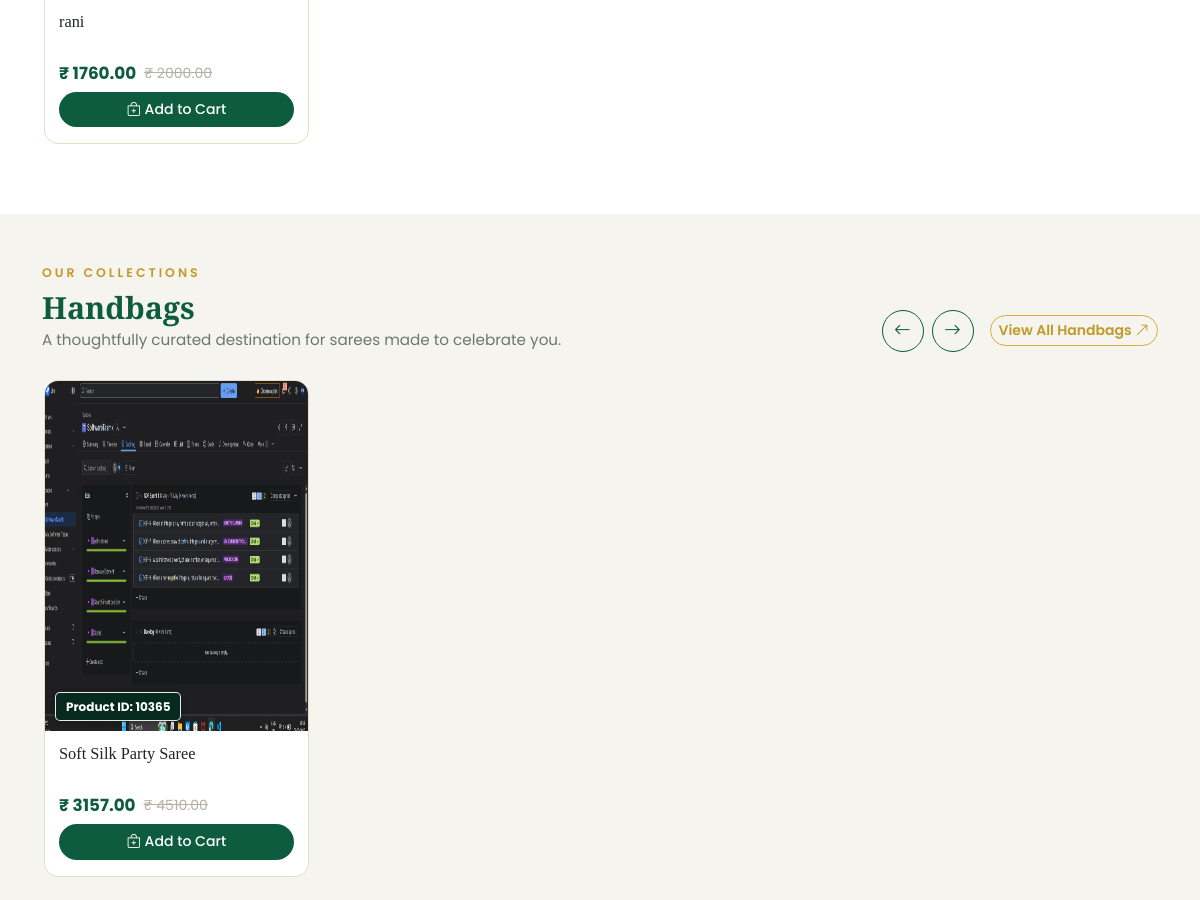
/home/ (middle part), run on an earlier commit of the app's database.
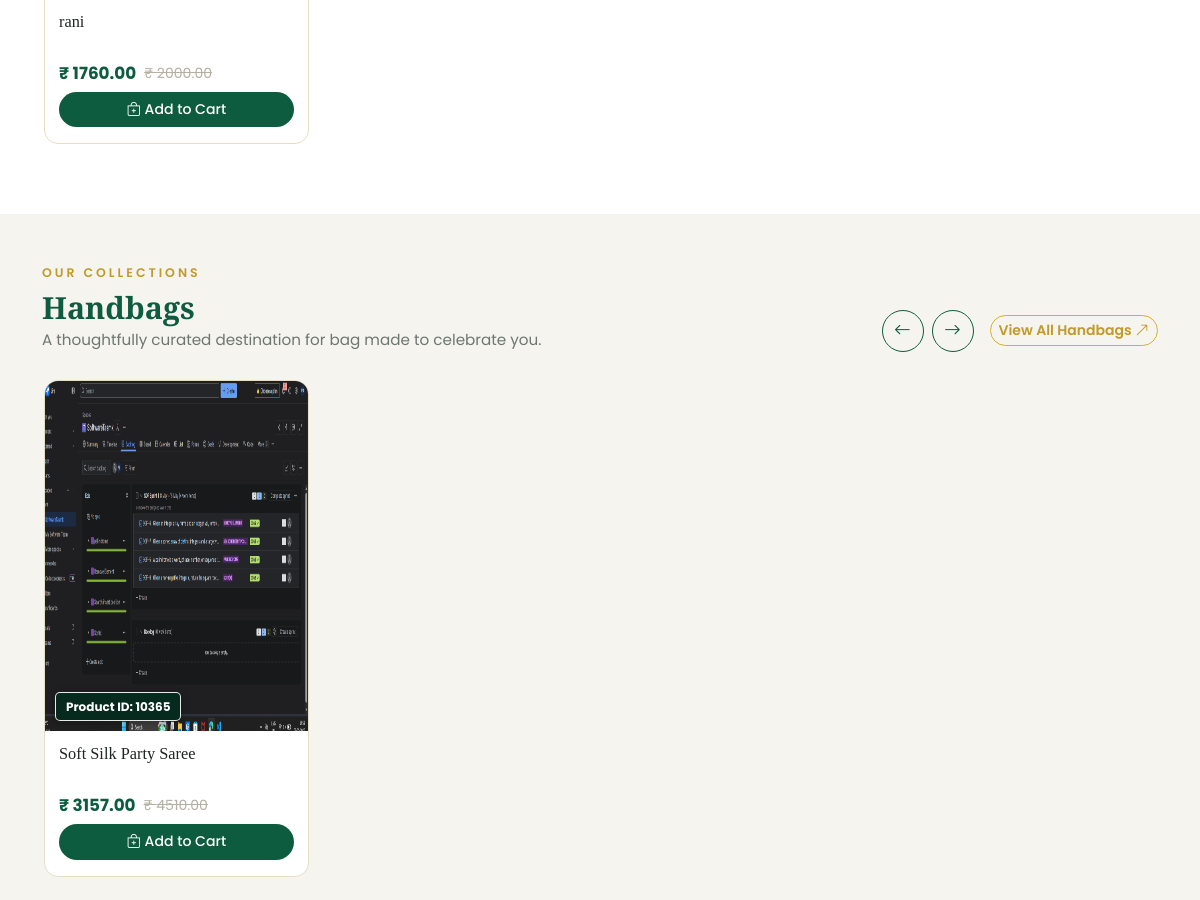
And on a later commit of the database.
### store/models.py (models this page shows, shortened)
class Saree(models.Model):
    category = models.ForeignKey(Category, on_delete=models.CASCADE, related_name="sarees")
    subcategory = models.ForeignKey(
        SubCategory,
        on_delete=models.SET_NULL,
        related_name="sarees",
        blank=True,
        null=True,
    )
    name = models.CharField(max_length=150)
    product_id = models.CharField(
        max_length=220,
        blank=True,
        db_index=True,
        help_text="Between 4 and 220 characters, for example SD-SRK-1001. Required for new products.",
    )
    slug = models.SlugField(max_length=200, blank=True, help_text=SLUG_VALIDATION_MESSAGE)
    price = models.DecimalField(max_digits=10, decimal_places=2, validators=[MinValueValidator(Decimal("0.00"))])
    mrp = models.DecimalField(
        max_digits=10,
        decimal_places=2,
        blank=True,
        null=True,
        validators=[MinValueValidator(Decimal("0.00"))],
        help_text="The original amount before any discount. This value is never changed by a discount.",
    )
    discount_percent = models.DecimalField(
        max_digits=5,
        decimal_places=2,
        blank=True,
        null=True,
        default=None,
        validators=[MinValueValidator(Decimal("0.00")), MaxValueValidator(Decimal("100.00"))],
        help_text=(
            "Optional. Leave blank to use the price as it is. When set between 0 and 100 the price is "
            "worked out once as: discount = original amount x this percentage / 100, "
            "then final amount = original amount - discount."
        ),
    )
    delivery_charge = models.DecimalField(
        max_digits=10,
        decimal_places=2,
        blank=True,
        default=Decimal("0.00"),
        validators=[MinValueValidator(Decimal("0.00"))],
        help_text="Additional delivery charge per saree, added to the site delivery fee when applicable.",
    )
    gst_percent = models.DecimalField(
        max_digits=5,
        decimal_places=2,
        blank=True,
        default=Decimal("5.00"),
        validators=[MinValueValidator(Decimal("1.00")), MaxValueValidator(Decimal("100.00"))],
        help_text="GST percentage applied to this saree, from 1 to 100.",
    )
    fabric = models.CharField(max_length=120, blank=True)
    length = models.CharField(
        max_length=120,
        blank=True,
        default=DEFAULT_SAREE_LENGTH,
        help_text="Shown on the saree card, for example 6.3 metres (with blouse piece).",
    )
    in_stock = models.BooleanField(default=True, verbose_name="In stock")
    dispatch_note = models.CharField(
        max_length=120,
        blank=True,
        default=DEFAULT_DISPATCH_NOTE,
        help_text="Dispatch message shown on the saree card, for example Ready to ship in 24 hrs.",
    )
    description = models.TextField(blank=True)
    image = models.ImageField(upload_to="sarees/", blank=True)
    image_url = models.URLField(
        blank=True,
        validators=[URLValidator(schemes=["http", "https"])],
    )
    is_featured = models.BooleanField(default=False)
    created_at = models.DateTimeField(auto_now_add=True)
    updated_at = models.DateTimeField(auto_now=True, verbose_name="Last Updated")
    class Meta:
        ordering = ["-created_at"]
        verbose_name = "Product"
        verbose_name_plural = "Products"
    @property
    def image_source(self):
        if self.image:
            return self.image.url
        return self.image_url
    def calculate_price_breakdown(self):
        if not is_valid_discount_percent(self.discount_percent):
            raise ValidationError({"discount_percent": "Enter a discount between 0 and 100 percent."})
        return price_breakdown(self.mrp, self.price, self.discount_percent)
    @property
    def price_breakdown(self):
        return self.calculate_price_breakdown()
    @property
    def original_amount(self):
        return self.price_breakdown["original"]
    @property
    def final_amount(self):
        return self.price_breakdown["final"]
    @property
    def discount_amount(self):
        return self.price_breakdown["discount"]

class Category(models.Model):
    class Tier(models.TextChoices):
        HIGH = "high", "High"
        MEDIUM = "medium", "Medium"
        BASIC = "basic", "Basic"
    title = models.CharField(max_length=120)
    tier = models.CharField(max_length=20, choices=Tier.choices, db_index=True)
    slug = models.SlugField(
        max_length=150,
        unique=True,
        blank=True,
        help_text=SLUG_VALIDATION_MESSAGE,
    )
    subtitle = models.CharField(max_length=200, blank=True)
    image = models.ImageField(upload_to="categories/", blank=True, null=True)
    class Meta:
        verbose_name_plural = "Categories"
        ordering = ["id"]

### store/views.py (the view)
# urls.py: path("home/", home, name="home"),
def home(request):
    context = _base_context(request)
    banners = Banner.objects.filter(is_active=True)
    context["banners"] = banners
    layers = []
    for cat in Category.objects.all():
        sarees = list(cat.sarees.filter(is_featured=True)[:10])
        if sarees:
            layers.append({"category": cat, "sarees": sarees})
    context["layers"] = layers
    return render(request, "store/home.html", context)

### store/cart.py (called while the page is built)
def shipping_rules():
    settings = SiteSettings.objects.first()
    if settings is None:
        return SHIPPING_FEE, SHIPPING_FEE_ABOVE
    return to_amount(settings.shipping_fee), to_amount(settings.free_shipping_above)

    def _session_cart(self):
        cart = self.session.get("cart")
        if not isinstance(cart, dict) or not cart:
            cart = {}
            self.session["cart"] = cart
        return cart

    def count(self):
        if self.account_cart is not None:
            return sum(self.account_cart.items.values_list("quantity", flat=True))
        total = 0
        for qty in self._session_cart().values():
            try:
                total += int(qty)
            except (TypeError, ValueError):
                continue
        return total

### store/maps.py (called while the page is built)
def extract_map_source(value):
    content = (value or "").strip()
    if not content:
        return ""
    if "<" not in content:
        return content
    parser = _IframeSourceParser()
    parser.feed(content)
    parser.close()
    return parser.source.strip()

    def handle_starttag(self, tag, attrs):
        if tag.lower() == "iframe" and not self.source:
            self.source = dict(attrs).get("src", "")

### store/models.py (called while the page is built)
    @classmethod
    def current(cls):
        return cls.objects.order_by("-pk").first()

### store/pricing.py (called while the page is built)
def to_amount(value):
    if value is None or value == "":
        return ZERO_AMOUNT
    try:
        amount = Decimal(str(value))
    except (InvalidOperation, TypeError, ValueError):
        return ZERO_AMOUNT
    if not amount.is_finite():
        return ZERO_AMOUNT
    if amount < ZERO_AMOUNT:
        return ZERO_AMOUNT
    return amount.quantize(TWO_PLACES, rounding=ROUND_HALF_UP)

def clamp_discount_percent(value):
    if value is None or value == "":
        return None
    try:
        percent = Decimal(str(value))
    except (InvalidOperation, TypeError, ValueError):
        return None
    if not percent.is_finite():
        return None
    if percent < ZERO_PERCENT:
        return ZERO_PERCENT
    if percent > MAX_DISCOUNT_PERCENT:
        return MAX_DISCOUNT_PERCENT
    return percent

def is_valid_discount_percent(value):
    if value is None or value == "":
        return True
    try:
        percent = Decimal(str(value))
    except (InvalidOperation, TypeError, ValueError):
        return False
    return percent.is_finite() and ZERO_PERCENT <= percent <= MAX_DISCOUNT_PERCENT

### templates/store/home.html (shortened to what this page needs)
{% extends 'base.html' %}
{% load static %}
{% block content %}
    {% for layer in layers %}
    <section class="category-layer">
        <div class="container">
            <div class="section-head">
                <div>
                    <span class="section-tag">Our Collections</span>
                    <h2 class="section-title">{{ layer.category.title }}</h2>
                    {% if layer.category.subtitle %}<p class="section-sub">{{ layer.category.subtitle }}</p>{% endif %}
                </div>
                <div class="d-flex align-items-center gap-2">
                    <button class="slider-btn slider-prev" data-target="#layer-{{ layer.category.pk }}" type="button" aria-label="Scroll left"><i class="bi bi-arrow-left"></i></button>
                    <button class="slider-btn slider-next" data-target="#layer-{{ layer.category.pk }}" type="button" aria-label="Scroll right"><i class="bi bi-arrow-right"></i></button>
                    <a href="{% url 'store:category_detail' layer.category.slug %}" class="btn btn-outline-gold btn-sm rounded-pill ms-2">View All {{ layer.category.title }} <i class="bi bi-arrow-up-right"></i></a>
                </div>
            </div>
            <div class="card-slider" id="layer-{{ layer.category.pk }}">
                {% for saree in layer.sarees %}
                    {% include 'store/_saree_card.html' with saree=saree %}
                {% endfor %}
            </div>
        </div>
    </section>
    {% endfor %}
{% endblock %}

### templates/base.html (shortened to what this page needs)
{% load static %}<!DOCTYPE html>
<html lang="en">
<head>
    <link href="https://cdn.jsdelivr.net/npm/bootstrap@5.3.3/dist/css/bootstrap.min.css" rel="stylesheet">
    <link rel="stylesheet" href="https://cdn.jsdelivr.net/npm/bootstrap-icons@1.11.3/font/bootstrap-icons.min.css">
    <link rel="stylesheet" href="{% static 'css/style.css' %}">
</head>
<body>
    {% block content %}{% endblock %}
</body>
</html>

### templates/store/_saree_card.html (shortened to what this page needs)
<div class="saree-card">
    <a href="{% if saree.slug %}{% url 'store:saree_detail' saree.slug %}{% else %}{% url 'store:catalog' %}{% endif %}" class="saree-img-wrap">
        <img src="{{ saree.image_source }}" alt="{{ saree.name }}" loading="lazy">
        {% if saree.product_id %}<span class="saree-product-id">Product ID: {{ saree.product_id }}</span>{% endif %}
    </a>
    <div class="saree-body">
        <a href="{% if saree.slug %}{% url 'store:saree_detail' saree.slug %}{% else %}{% url 'store:catalog' %}{% endif %}" class="saree-name-link"><h3 class="saree-name">{{ saree.name }}</h3></a>
        <div class="saree-price">
            <strong>&#8377; {{ saree.final_amount }}</strong>
            {% if saree.discount_amount %}<del>&#8377; {{ saree.original_amount }}</del>{% endif %}
        </div>
        <form action="{% url 'store:add_to_cart' %}" method="post" class="saree-card-add-form">
            <button type="submit" class="btn btn-buy w-100" {% if not saree.in_stock %}disabled{% endif %}>
                {% if saree.in_stock %}<i class="bi bi-bag-plus"></i> Add to Cart{% else %}Out of Stock{% endif %}
            </button>
        </form>
    </div>
</div>

### static/css/style.css (style rules this page uses)
:root { --emerald: #0e5c3f; --emerald-dark: #0a452e; --emerald-deep: #062b1e; --gold: #d4af37; --gold-soft: #e6cf8a; --gold-dark: #c19a2b; --cream: #f6f4ee; --ink: #1f2523; --muted: #6d7672; --surface: #ffffff; --radius: 14px; }
* { font-family: 'Poppins', sans-serif; }
body { background: var(--cream); color: var(--ink); }
h1, h2, h3, h4, .brand-name, .hero-eyebrow { font-family: 'Playfair Display', serif; }
.btn-outline-gold { border: 1.5px solid var(--gold); color: var(--gold-dark); font-weight: 600; }
.category-layer { padding: 46px 0 54px; }
.category-layer:nth-of-type(odd) { background: #fff; }
.section-head { display: flex; justify-content: space-between; align-items: flex-end; flex-wrap: wrap; gap: 14px; margin-bottom: 22px; }
.section-tag { text-transform: uppercase; letter-spacing: 3px; color: var(--gold-dark); font-size: .78rem; font-weight: 600; }
.section-title { font-size: 1.9rem; margin: 6px 0 2px; color: var(--emerald); font-weight: 700; }
.section-sub { color: var(--muted); margin: 0; font-size: .95rem; }
.card-slider { display: flex; gap: 18px; overflow-x: auto; scroll-behavior: smooth; padding: 6px 2px 16px; scrollbar-width: none; -ms-overflow-style: none; }
.card-slider .saree-card { min-width: 265px; max-width: 265px; flex: 0 0 auto; }
.slider-btn { width: 42px; height: 42px; border-radius: 50%; border: 1.5px solid var(--emerald); background: transparent; color: var(--emerald); font-size: 1.05rem; display: inline-flex; align-items: center; justify-content: center; transition: all .2s; }
.saree-card { width: 100%; background: var(--surface); border-radius: var(--radius); overflow: hidden; border: 1px solid #e4dec6; transition: transform .25s, box-shadow .25s; display: flex; flex-direction: column; }
.saree-img-wrap { position: relative; display: block; aspect-ratio: 3 / 4; overflow: hidden; background: #efeadd; text-decoration: none; }
.saree-img-wrap img { width: 100%; height: 100%; object-fit: fill; }
.saree-product-id { position: absolute; bottom: 10px; left: 10px; z-index: 1; max-width: calc(100% - 20px); padding: 6px 10px; border: 1px solid rgba(255,255,255,.9); border-radius: 5px; background: var(--emerald-deep); box-shadow: 0 2px 8px rgba(0,0,0,.28); color: #fff; font-size: .75rem; font-weight: 700; line-height: 1.3; overflow-wrap: anywhere; }
.saree-body { padding: 12px 14px 16px; display: flex; flex-direction: column; gap: 6px; flex: 1; }
.saree-name-link { text-decoration: none; }
.saree-name { font-family: 'Playfair Display', serif; font-size: 1.02rem; color: var(--ink); margin: 0; line-height: 1.35; min-height: 2.7em; display: -webkit-box; -webkit-line-clamp: 2; -webkit-box-orient: vertical; overflow: hidden; transition: color .2s; }
.saree-price { display: flex; align-items: center; gap: 8px; }
.saree-price strong { color: var(--emerald); font-size: 1.05rem; }
.saree-price del { color: #b5b0a4; font-size: .88rem; }
.btn-buy { background: var(--emerald); color: #fff; border-radius: 30px; font-size: .88rem; font-weight: 500; margin-top: auto; transition: all .2s; }

What changed in the data, as far as the page shows it:
changed Category "Handbags": category.subtitle "A thoughtfully curated destination for sarees made to celebrate you." → "A thoughtfully curated destination for bag made to celebrate you."
